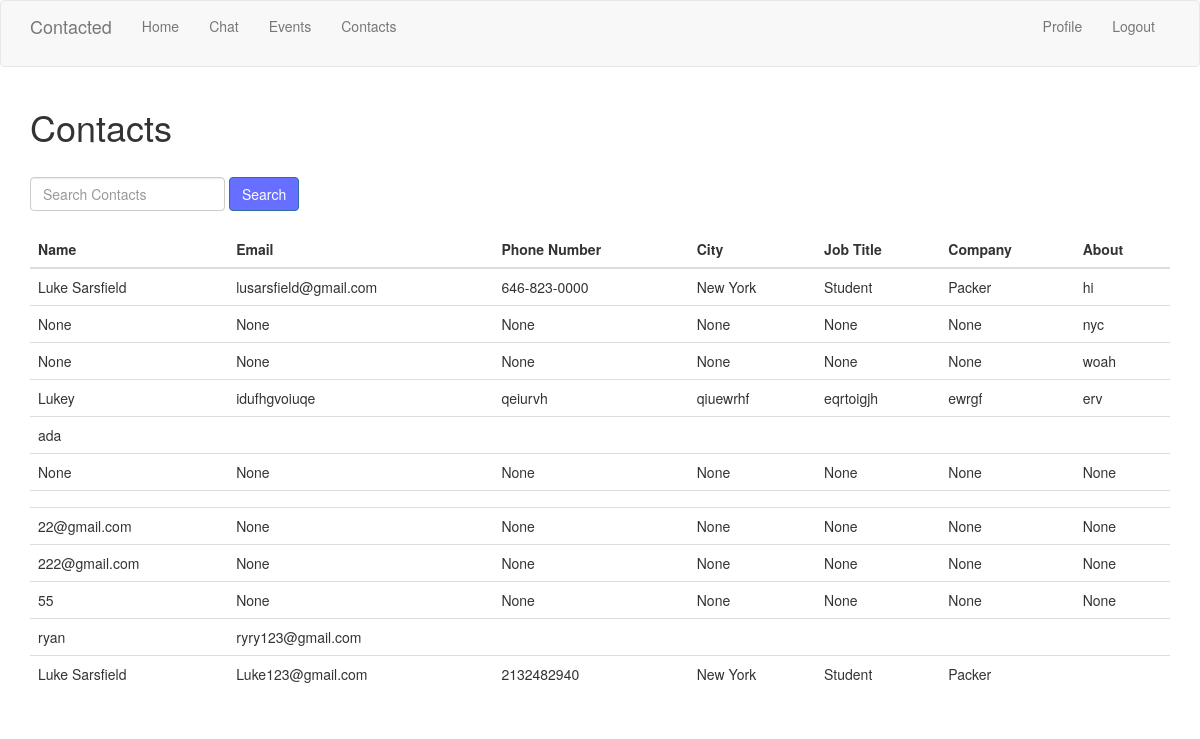
The app's page /contacts (signed in) with its own data.
### app/models.py (models this page shows, shortened)
class User(UserMixin, db.Model):
    id = db.Column(db.Integer, primary_key=True)
    username = db.Column(db.String(64), index=True, unique=True)
    email = db.Column(db.String(120), index=True, unique=True)
    password_hash = db.Column(db.String(128))
    posts = db.relationship('Post', backref='author', lazy='dynamic')
    fullname_me = db.Column(db.String(140))
    email_me = db.Column(db.String(140))
    phonenumber_me = db.Column(db.String(140))
    city_me = db.Column(db.String(140))
    jobtitle_me = db.Column(db.String(140))
    company_me = db.Column(db.String(140))
    about_me = db.Column(db.String(140))
    last_seen = db.Column(db.DateTime, default=datetime.utcnow)
    followed = db.relationship(
        'User', secondary=followers,
        primaryjoin=(followers.c.follower_id == id),
        secondaryjoin=(followers.c.followed_id == id),
        backref=db.backref('followers', lazy='dynamic'), lazy='dynamic')

### app/routes.py (the view)
@app.route('/contacts', methods=['GET', 'POST'])
@login_required
def contacts():
    users = User.query.all()
    return render_template('contacts.html', users=users)

### app/models.py (called while the page is built)
@login.user_loader
def load_user(id):
    return User.query.get(int(id))

### app/routes.py (called while the page is built)
@app.before_request
def before_request():
    if current_user.is_authenticated:
        current_user.last_seen = datetime.utcnow()
        db.session.commit()

### app/templates/contacts.html (shortened to what this page needs)
{% extends "base.html" %}
{% block content %}
  <div class="container">
    <h1>Contacts</h1>
    <br>
    <form class="form-inline mb-3">
      <div class="form-group">
        <input type="text" class="form-control" id="search-input" placeholder="Search Contacts">
      </div>
      <button type="button" class="btn btn-primary" id="search-button">Search</button>
    </form>
    <br>
    <table class="table">
      <thead>
        <tr>
          <th>Name</th>
          <th>Email</th>
          <th>Phone Number</th>
          <th>City</th>
          <th>Job Title</th>
          <th>Company</th>
          <th>About</th>
        </tr>
      </thead>
      <tbody>
        {% for user in users %}
        <tr>
          <td>{{ user.fullname_me }}</td>
          <td>{{ user.email_me }}</td>
          <td>{{ user.phonenumber_me }}</td>
          <td>{{ user.city_me }}</td>
          <td>{{ user.jobtitle_me }}</td>
          <td>{{ user.company_me }}</td>
          <td>{{ user.about_me }}</td>
        </tr>
        {% endfor %}
      </tbody>
    </table>
  </div>
{% endblock %}

### app/templates/base.html (style rules this page uses)
.container .btn { background-color: #666fff; color: #fff; }

### records on screen
User: fullname_me "Luke Sarsfield", email_me "lusarsfield@gmail.com", phonenumber_me "646-823-0000", city_me "New York", jobtitle_me "Student", company_me "Packer", about_me "hi"
User: fullname_me "None", email_me "None", phonenumber_me "None", city_me "None", jobtitle_me "None", company_me "None", about_me "nyc"
User: fullname_me "None", email_me "None", phonenumber_me "None", city_me "None", jobtitle_me "None", company_me "None", about_me "woah"
User: fullname_me "Lukey", email_me "idufhgvoiuqe", phonenumber_me "qeiurvh", city_me "qiuewrhf", jobtitle_me "eqrtoigjh", company_me "ewrgf", about_me "erv"
User: fullname_me "ada"
User: fullname_me "None", email_me "None", phonenumber_me "None", city_me "None", jobtitle_me "None", company_me "None", about_me "None"
User: fullname_me "22@gmail.com", email_me "None", phonenumber_me "None", city_me "None", jobtitle_me "None", company_me "None", about_me "None"
User: fullname_me "222@gmail.com", email_me "None", phonenumber_me "None", city_me "None", jobtitle_me "None", company_me "None", about_me "None"
User: fullname_me "55", email_me "None", phonenumber_me "None", city_me "None", jobtitle_me "None", company_me "None", about_me "None"
User: fullname_me "ryan", email_me "ryry123@gmail.com"
User: fullname_me "Luke Sarsfield", email_me "Luke123@gmail.com", phonenumber_me "2132482940", city_me "New York", jobtitle_me "Student", company_me "Packer"
